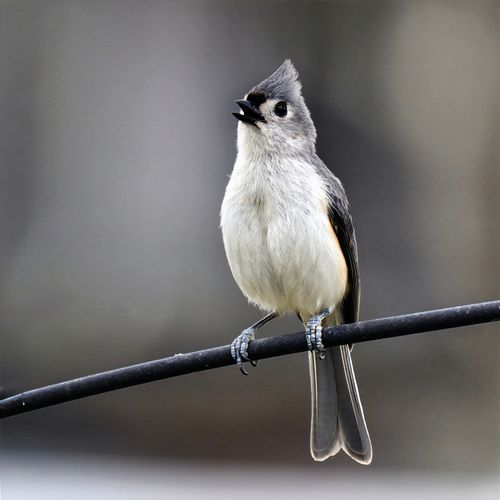
#> input picture himshikhar26/Bird.jpg, 500 x 500 px
$ python svd_rank_approximation.py
#> lines starting #> are read from the running program, lines starting #| are printed output that depends on the picture
import numpy as np
import matplotlib.pyplot as plt
import cv2
import pathlib

def get_app_root():
    return pathlib.Path(__file__).parent.parent.parent.resolve()


def get_source_image():
    app_root = get_app_root()
    # img_path = app_root / 'himshikhar26' / 'Spider_Img.jpg'
    img_path = app_root / 'himshikhar26' / 'Bird.jpg'
    return cv2.imread(img_path)
#> returned value is the input picture: shape (500, 500, 3); mean B, G, R 109.6, 110.3, 112.3


def plot_image(ax, image, title='Image', cmap=None):
    if cmap:
        ax.imshow(image, cmap=cmap)
    else:
        ax.imshow(image)
    ax.set_title(title)
    ax.axis('off')


def rank_k_approximation(N, k, sourceImgRed, sourceImgGreen, sourceImgBlue, Ur, Sr, Vr, Ug, Sg, Vg, Ub, Sb, Vb):
    k1_n = np.zeros_like(sourceImgRed, dtype=float)
    k2_n = np.zeros_like(sourceImgGreen, dtype=float)
    k3_n = np.zeros_like(sourceImgBlue, dtype=float)

    for i in range(N//k):
        k1_n += (Ur[:,i:i+1] @ np.array([[Sr[i]]]) @ Vr[i:i+1,:])
        k2_n += (Ug[:,i:i+1] @ np.array([[Sg[i]]]) @ Vg[i:i+1,:])
        k3_n += (Ub[:,i:i+1] @ np.array([[Sb[i]]]) @ Vb[i:i+1,:])

    img1 = np.uint8(np.clip(np.dstack((k1_n, k2_n, k3_n)), 0, 255))
    return img1


def main():
    SourceImg = get_source_image()
    SourceImg = np.array(SourceImg)

    sourceImgRed = SourceImg[:,:,0]
    sourceImgGreen = SourceImg[:,:,1]
    sourceImgBlue = SourceImg[:,:,2]

    fig, axs = plt.subplots(2, 4, figsize=(18,5))

    plot_image(axs[0,0], SourceImg, title='Source Image')
    plot_image(axs[0,1], sourceImgRed, title='Red Channel', cmap='Reds')
    plot_image(axs[0,2], sourceImgGreen, title='Green Channel', cmap='Greens')
    plot_image(axs[0,3], sourceImgBlue, title='Blue Channel', cmap='Blues')

    # SVD for Red Channel
    Ur, Sr, Vr = np.linalg.svd(sourceImgRed.astype(float))
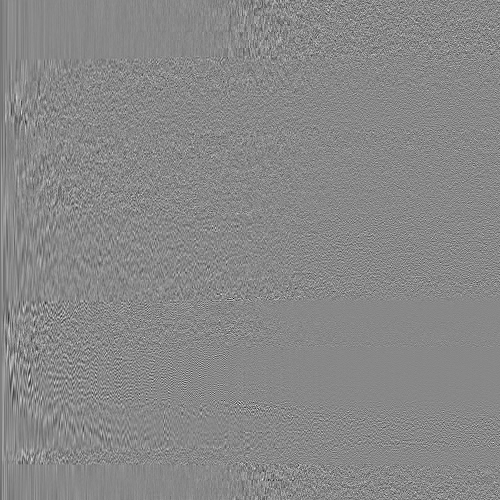
#> Ur: shape (500, 500) float64; min -0.37, max 0.322, mean -7.13e-05; drawn with min black and max white
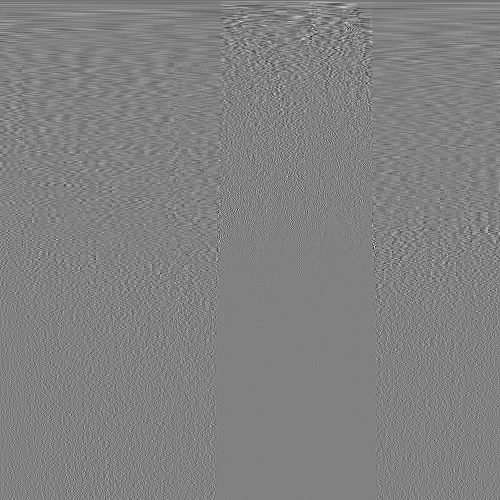
#> Vr: shape (500, 500) float64; min -0.398, max 0.385, mean -9.55e-05; drawn with min black and max white
#> Sr = 500 values, max 57351.6 at index 0, min 0.0272 at index 499, mean 325.7

    # SVD for Green Channel
    Ug, Sg, Vg = np.linalg.svd(sourceImgGreen.astype(float))
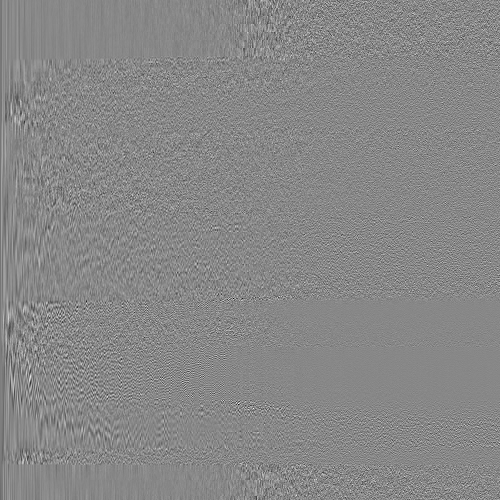
#> Ug: shape (500, 500) float64; min -0.388, max 0.34, mean -0.0001; drawn with min black and max white
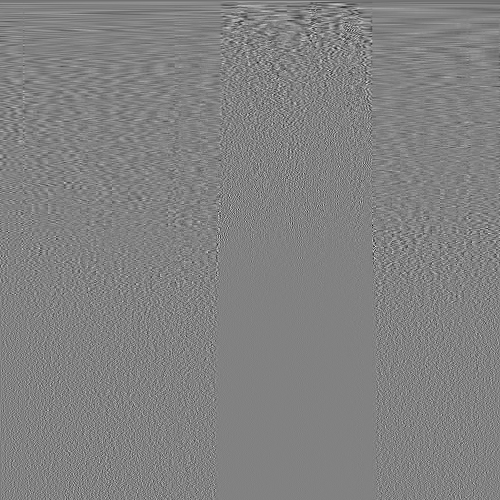
#> Vg: shape (500, 500) float64; min -0.357, max 0.343, mean -9.84e-05; drawn with min black and max white
#> Sg = 500 values, max 57373.3 at index 0, min 0.00603 at index 499, mean 325.6

    # SVD for Blue Channel
    Ub, Sb, Vb = np.linalg.svd(sourceImgBlue.astype(float))
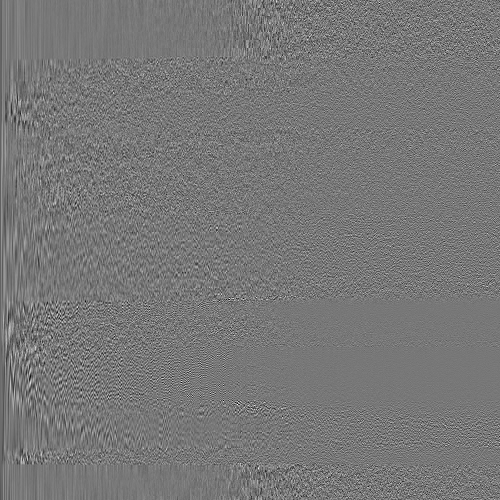
#> Ub: shape (500, 500) float64; min -0.285, max 0.321, mean -0.000125; drawn with min black and max white
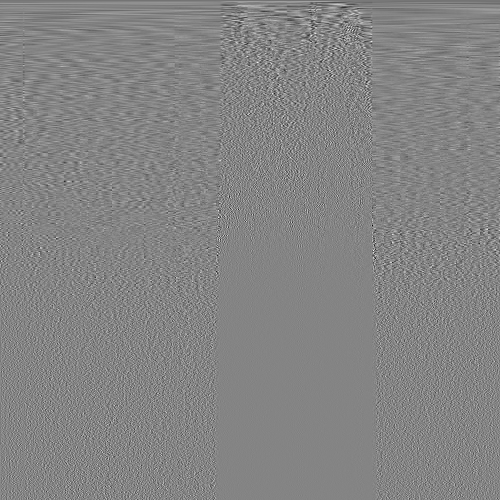
#> Vb: shape (500, 500) float64; min -0.385, max 0.356, mean -0.000103; drawn with min black and max white
#> Sb = 500 values, max 58265.6 at index 0, min 0.00159 at index 499, mean 328.6

    # Rank Approximation
    N = SourceImg.shape[1]
#> N = 500

    plot_image(axs[1,0], SourceImg, title='Source Image')
    for idx, k in enumerate((2, 20, 200)):
        plot_image(
            axs[1,idx+1],
            rank_k_approximation(N, k, sourceImgRed, sourceImgGreen, sourceImgBlue, Ur, Sr, Vr, Ug, Sg, Vg, Ub, Sb, Vb),
            title=f'For N/{k}'
        )

    plt.tight_layout()
    plt.show()
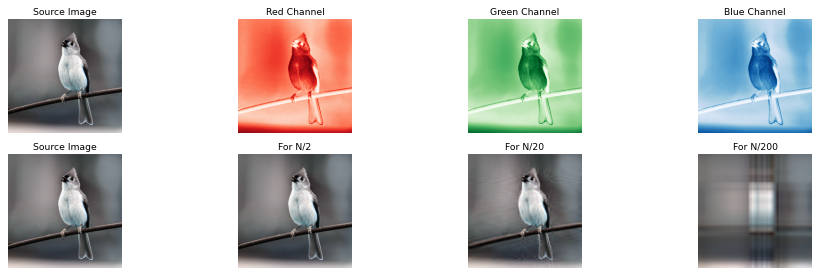
#> figure drawn by matplotlib, 8 panels; B, G, R data is drawn as R, G, B


if __name__ == "__main__":
    main()

$ run again, with himshikhar26/Spider_Img.jpg copied over himshikhar26/Bird.jpg
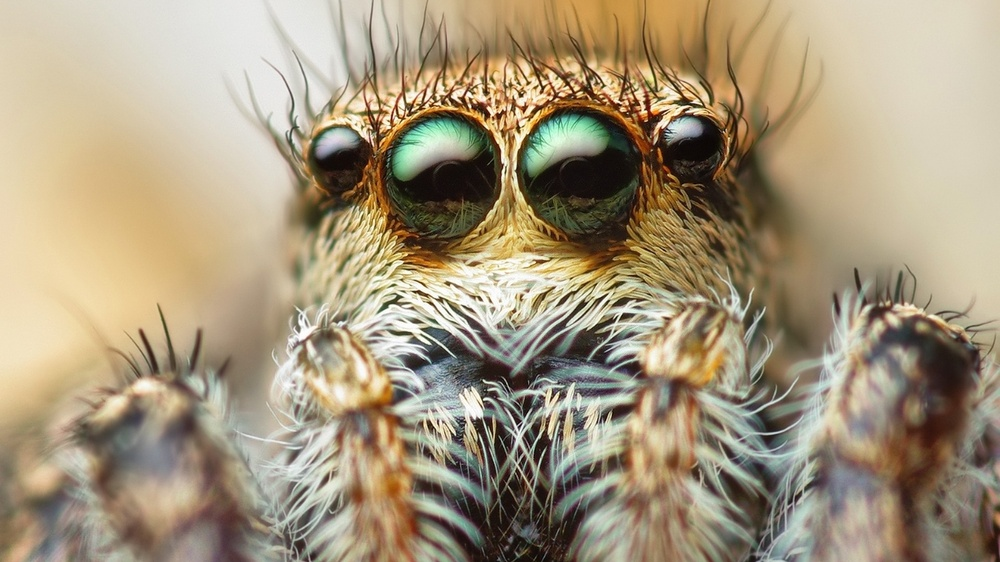
#> input picture himshikhar26/Spider_Img.jpg, 1000 x 562 px, shrunk from 1920 x 1080 before the run
#> in get_source_image, returned value is the input picture: shape (562, 1000, 3); mean B, G, R 124.7, 150.8, 165.3
#> in main, `Ur, Sr, Vr = np.linalg.svd(sourceImgRed.astype(float))`:
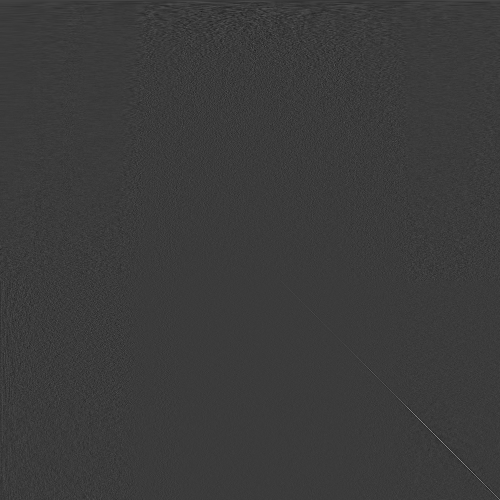
#> Vr: shape (1000, 1000) float64 (shown at 1/2 size); min -0.249, max 0.82, mean 3.36e-05; drawn with min black and max white
#> Sr = 562 values, max 96833.6 at index 0, min 6.13 at index 561, mean 762.1
#> in main, `Ug, Sg, Vg = np.linalg.svd(sourceImgGreen.astype(float))`:
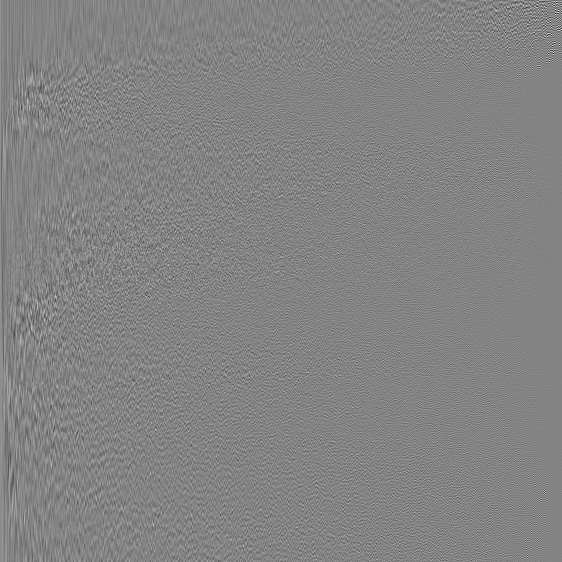
#> Ug: shape (562, 562) float64; min -0.449, max 0.423, mean 8.7e-05; drawn with min black and max white
#> Sg = 562 values, max 116018 at index 0, min 5.59 at index 561, mean 813.2
#> Sb = 562 values, max 126847.4 at index 0, min 5.77 at index 561, mean 803.7

$ run again, with himshikhar26/Lab1_Img.jpg copied over himshikhar26/Bird.jpg
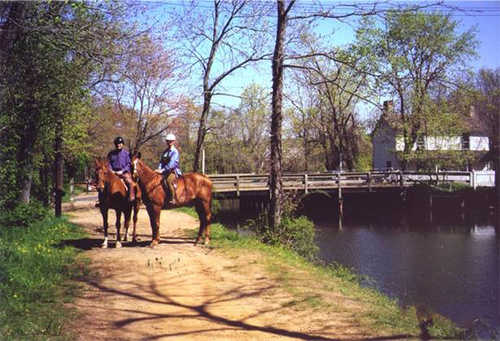
#> input picture himshikhar26/Lab1_Img.jpg, 500 x 341 px
#> in get_source_image, returned value is the input picture: shape (341, 500, 3); mean B, G, R 109.3, 115, 125.3
#> Sr = 341 values, max 49854.6 at index 0, min 3.95 at index 340, mean 616.9
#> in main, `Ug, Sg, Vg = np.linalg.svd(sourceImgGreen.astype(float))`:
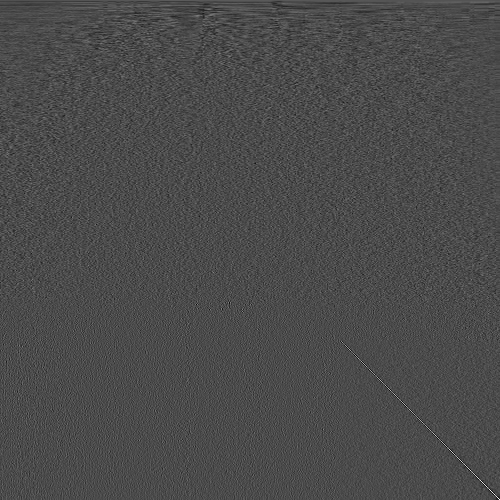
#> Vg: shape (500, 500) float64; min -0.295, max 0.705, mean 8.96e-05; drawn with min black and max white
#> Sg = 341 values, max 50417.5 at index 0, min 3.05 at index 340, mean 636.4
#> in main, `Ub, Sb, Vb = np.linalg.svd(sourceImgBlue.astype(float))`:
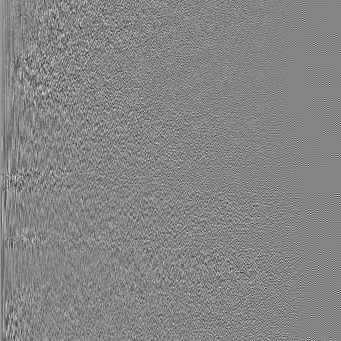
#> Ub: shape (341, 341) float64; min -0.366, max 0.333, mean 0.000165; drawn with min black and max white
#> Sb = 341 values, max 54534.2 at index 0, min 3.28 at index 340, mean 638.3
